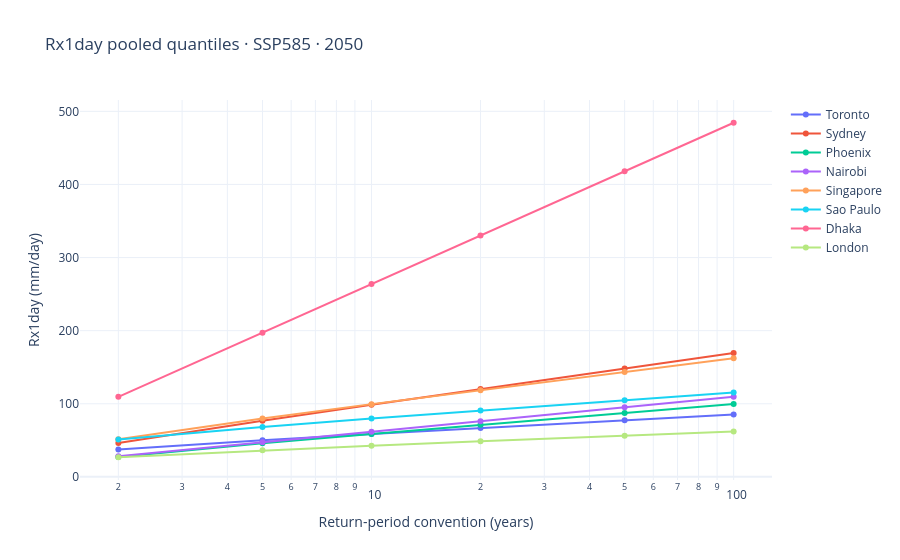

Notebook code cell kept with this figure:
### Markdown cell above
## Compare sampled cities at one horizon

The curve joins evaluated quantiles at the chosen return periods; it is not a new fit. Click legend entries to isolate cities. Longer return periods probe the fitted tail and deserve more scrutiny. Differences describe these sampled cell distributions, not a ranking of whole cities' climate risk.

### Code cell
fig = go.Figure()
for row in selected.itertuples():
    fig.add_trace(go.Scatter(
        x=RETURN_PERIODS, y=[getattr(row, f"value_rp{period}") for period in RETURN_PERIODS],
        mode="lines+markers", name=row.asset_id, connectgaps=False,
    ))
fig.update_layout(title=f"Rx1day pooled quantiles · SSP585 · {HORIZON}",
                  xaxis=dict(title="Return-period convention (years)", type="log"),
                  yaxis_title=f"Rx1day ({rx1day.unit})", template="plotly_white")
fig.show()

### Figure 1 — Plotly figure (JSON) as saved in the notebook; plotly's stock layout.template omitted (floating-point values rounded to 4 significant figures)
{"data": [{"connectgaps": false, "mode": "lines+markers", "name": "Toronto", "type": "scatter", "x": [2, 5, 10, 20, 50, 100], "y": [37.44, 50.25, 58.76, 66.93, 77.5, 85.43]}, {"connectgaps": false, "mode": "lines+markers", "name": "Sydney", "type": "scatter", "x": [2, 5, 10, 20, 50, 100], "y": [46.42, 76.9, 98.75, 120.2, 148.3, 169.4]}, {"connectgaps": false, "mode": "lines+markers", "name": "Phoenix", "type": "scatter", "x": [2, 5, 10, 20, 50, 100], "y": [27.11, 45.9, 58.76, 71.2, 87.37, 99.51]}, {"connectgaps": false, "mode": "lines+markers", "name": "Nairobi", "type": "scatter", "x": [2, 5, 10, 20, 50, 100], "y": [28.13, 47.25, 61.71, 76.18, 95.29, 109.8]}, {"connectgaps": false, "mode": "lines+markers", "name": "Singapore", "type": "scatter", "x": [2, 5, 10, 20, 50, 100], "y": [51.46, 79.81, 99.5, 118.6, 143.5, 162.2]}, {"connectgaps": false, "mode": "lines+markers", "name": "Sao Paulo", "type": "scatter", "x": [2, 5, 10, 20, 50, 100], "y": [51.16, 68.28, 79.7, 90.68, 104.9, 115.6]}, {"connectgaps": false, "mode": "lines+markers", "name": "Dhaka", "type": "scatter", "x": [2, 5, 10, 20, 50, 100], "y": [109.4, 197.3, 263.7, 330.1, 418.0, 484.4]}, {"connectgaps": false, "mode": "lines+markers", "name": "London", "type": "scatter", "x": [2, 5, 10, 20, 50, 100], "y": [26.83, 36.3, 42.57, 48.58, 56.37, 62.2]}], "layout": {"title": {"text": "Rx1day pooled quantiles · SSP585 · 2050"}, "xaxis": {"title": {"text": "Return-period convention (years)"}, "type": "log"}, "yaxis": {"title": {"text": "Rx1day (mm/day)"}}}}
